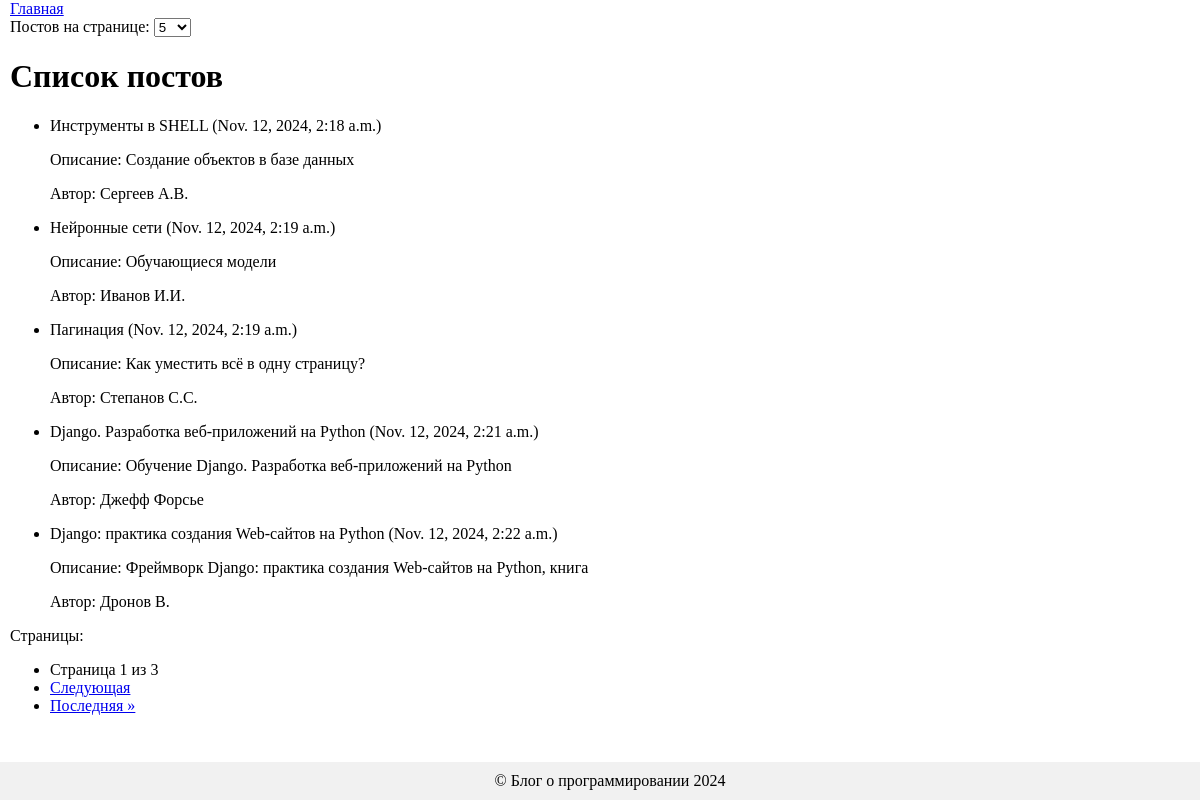
The page / on the database its author committed.
### blog_app/models.py (models this page shows, shortened)
class Post(models.Model):
    title = models.CharField(max_length=120)
    content = models.TextField()
    author = models.CharField(max_length=150)
    created_at = models.DateTimeField(auto_now_add=True)

### blog_app/views.py (the view)
# urls.py: path('', post_list, name='post_list')
def post_list(request):
    posts = Post.objects.all()
    posts_per_page = request.GET.get('posts_per_page', 5)  # Задает число постов по умолчанию 5
    paginator = Paginator(posts, posts_per_page)
    page_number = request.GET.get('page')
    page_posts = paginator.get_page(page_number)
    return render(request, 'post_per_list.html',
                  {'page_posts': page_posts, 'posts_per_page': posts_per_page})

### templates/post_per_list.html (shortened to what this page needs)
{% extends 'base.html' %}
{% block content %}
    <form method="get">
        <label for="posts_per_page">Постов на странице:</label>
        <select name="posts_per_page" onchange="this.form.submit();">
            <option value="5" {% if posts_per_page == '5' %}selected{% endif %}>5</option>
        </select>
    </form>
    <h1>Список постов</h1>
    <ul>
        {% for post in page_posts %}
            <li>
                {{ post.title }} ({{ post.created_at }})
                <p>Описание: {{ post.content }}</p>
                <p>Автор: {{ post.author }}</p>
            </li>
        {% empty %}
            <p>Нет постов.</p>
        {% endfor %}
    </ul>
    <div class="pagination">
        <p>Страницы:</p>
        <ul>
            <li>Страница {{ page_posts.number }} из {{ page_posts.paginator.num_pages }}</li>
            {% if page_posts.has_next %}
                <li><a href="?page={{ page_posts.next_page_number }}&posts_per_page={{ posts_per_page }}">Следующая</a></li>
                <li><a href="?page={{ page_posts.paginator.num_pages }}&posts_per_page={{ posts_per_page }}">Последняя &raquo;</a></li>
            {% endif %}
        </ul>
    </div>
{% endblock %}

### templates/base.html (shortened to what this page needs)
<!DOCTYPE html>
<html lang="rus">
<head>
</head>
<body>
    <header>
        <nav>
            <a href="{% url 'posts:post_list' %}">Главная</a>
        </nav>
    </header>
    <main>
        {% block content %}{% endblock content %}
    </main>
    <footer>
        © Блог о программировании 2024
    </footer>
</body>
</html>

### templates/base.html (style rules this page uses)
body { min-height: 100vh; position: relative; margin: 0; box-sizing: border-box; }
main { padding: 0 10px 60px; }
header { padding: 0 10px; }
footer { position: absolute; bottom: 0; width: 100%; background-color: #f1f1f1; padding: 10px; text-align: center; }

### rows shown on the page
Post: title "Инструменты в SHELL", created_at "Nov. 12, 2024, 2:18 a.m.", content "Создание объектов в базе данных", author "Сергеев А.В."
Post: title "Нейронные сети", created_at "Nov. 12, 2024, 2:19 a.m.", content "Обучающиеся модели", author "Иванов И.И."
Post: title "Пагинация", created_at "Nov. 12, 2024, 2:19 a.m.", content "Как уместить всё в одну страницу?", author "Степанов С.С."
Post: title "Django. Разработка веб-приложений на Python", created_at "Nov. 12, 2024, 2:21 a.m.", content "Обучение Django. Разработка веб-приложений на Python", author "Джефф Форсье"
Post: title "Django: практика создания Web-сайтов на Python", created_at "Nov. 12, 2024, 2:22 a.m.", content "Фреймворк Django: практика создания Web-сайтов на Python, книга", author "Дронов В."

### other values the page prints
{{ page_posts.number }} "1"
{{ page_posts.paginator.num_pages }} "3"
